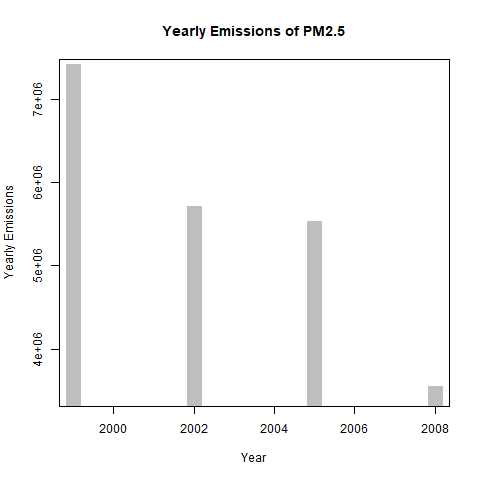

The R source for this figure:
##  Load initialize.R
source("initialize.R")
##  Create a list of the total Emissions in each year
if (!exists("yearlyEmissions")) yearlyEmissions <- tapply(NEI$Emissions, as.factor(NEI$year), 
                                                          sum, simplify = FALSE
                                                   )
##  Start the graphic device
png("plot1.png")
##  Plot the graph
plot(main = "Yearly Emissions of PM2.5",
     as.numeric(names(yearlyEmissions)), yearlyEmissions, 
     xlab = "Year", ylab = "Yearly Emissions",
     type = "h", lwd = 15, col = "grey", lend = 2
     )
##  close the graphic device
dev.off()
##  end

##  The Emissions drop heavily from 1999 to 2002. From 2002 to 2005 there is a slight decrease and then it drops quite heavily in 2008.
